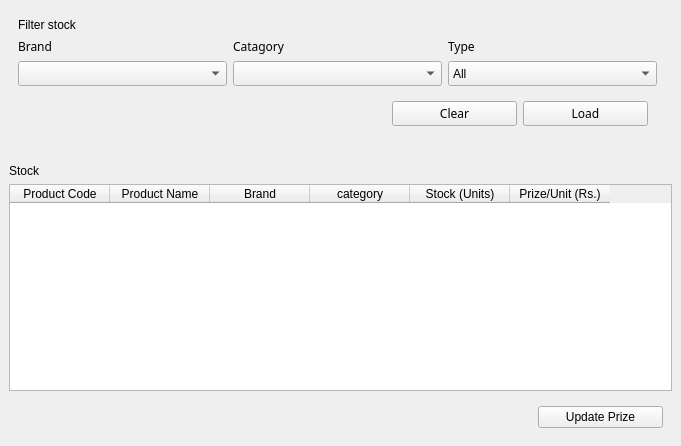
<?xml version="1.0" encoding="UTF-8"?>
<ui version="4.0">
 <class>stock</class>
 <widget class="QWidget" name="stock">
  <property name="geometry">
   <rect>
    <x>0</x>
    <y>0</y>
    <width>681</width>
    <height>446</height>
   </rect>
  </property>
  <property name="windowTitle">
   <string>Form</string>
  </property>
  <property name="type" stdset="0">
   <string>main</string>
  </property>
  <layout class="QGridLayout" name="gridLayout">
   <property name="leftMargin">
    <number>0</number>
   </property>
   <property name="topMargin">
    <number>0</number>
   </property>
   <property name="rightMargin">
    <number>0</number>
   </property>
   <property name="bottomMargin">
    <number>0</number>
   </property>
   <property name="spacing">
    <number>2</number>
   </property>
   <item row="5" column="0">
    <widget class="QFrame" name="frame_5">
     <property name="type" stdset="0">
      <string>mainframe</string>
     </property>
     <layout class="QGridLayout" name="gridLayout_4">
      <item row="1" column="0">
       <widget class="QTableWidget" name="tableStock">
        <property name="enabled">
         <bool>true</bool>
        </property>
        <property name="sizePolicy">
         <sizepolicy hsizetype="Ignored" vsizetype="Expanding">
          <horstretch>0</horstretch>
          <verstretch>0</verstretch>
         </sizepolicy>
        </property>
        <property name="maximumSize">
         <size>
          <width>800</width>
          <height>16777215</height>
         </size>
        </property>
        <property name="selectionMode">
         <enum>QAbstractItemView::SingleSelection</enum>
        </property>
        <property name="selectionBehavior">
         <enum>QAbstractItemView::SelectRows</enum>
        </property>
        <attribute name="verticalHeaderVisible">
         <bool>false</bool>
        </attribute>
        <column>
         <property name="text">
          <string>Product Code</string>
         </property>
        </column>
        <column>
         <property name="text">
          <string>Product Name</string>
         </property>
        </column>
        <column>
         <property name="text">
          <string>Brand</string>
         </property>
        </column>
        <column>
         <property name="text">
          <string>category</string>
         </property>
        </column>
        <column>
         <property name="text">
          <string>Stock (Units)</string>
         </property>
        </column>
        <column>
         <property name="text">
          <string>Prize/Unit (Rs.)</string>
         </property>
        </column>
       </widget>
      </item>
      <item row="0" column="0">
       <widget class="QLabel" name="label_5">
        <property name="text">
         <string>Stock</string>
        </property>
        <property name="type" stdset="0">
         <string>heading</string>
        </property>
       </widget>
      </item>
      <item row="2" column="0" alignment="Qt::AlignRight">
       <widget class="QFrame" name="frame_6">
        <layout class="QHBoxLayout" name="horizontalLayout_4">
         <item>
          <widget class="QPushButton" name="buttonUpdatePrize">
           <property name="minimumSize">
            <size>
             <width>125</width>
             <height>0</height>
            </size>
           </property>
           <property name="maximumSize">
            <size>
             <width>125</width>
             <height>16777215</height>
            </size>
           </property>
           <property name="cursor">
            <cursorShape>PointingHandCursor</cursorShape>
           </property>
           <property name="text">
            <string>Update Prize</string>
           </property>
          </widget>
         </item>
        </layout>
       </widget>
      </item>
     </layout>
    </widget>
   </item>
   <item row="0" column="0">
    <widget class="QFrame" name="frame_3">
     <property name="type" stdset="0">
      <string>mainframe</string>
     </property>
     <layout class="QHBoxLayout" name="horizontalLayout_2">
      <item>
       <widget class="QFrame" name="frame">
        <property name="sizePolicy">
         <sizepolicy hsizetype="MinimumExpanding" vsizetype="Preferred">
          <horstretch>0</horstretch>
          <verstretch>0</verstretch>
         </sizepolicy>
        </property>
        <property name="maximumSize">
         <size>
          <width>925</width>
          <height>16777215</height>
         </size>
        </property>
        <layout class="QGridLayout" name="gridLayout_2">
         <item row="3" column="1" colspan="2" alignment="Qt::AlignRight">
          <widget class="QFrame" name="frame_2">
           <property name="styleSheet">
            <string notr="true"/>
           </property>
           <layout class="QHBoxLayout" name="horizontalLayout">
            <item>
             <widget class="QPushButton" name="buttonClear">
              <property name="minimumSize">
               <size>
                <width>125</width>
                <height>0</height>
               </size>
              </property>
              <property name="maximumSize">
               <size>
                <width>125</width>
                <height>16777215</height>
               </size>
              </property>
              <property name="font">
               <font>
                <family>Centular</family>
                <weight>50</weight>
                <italic>false</italic>
                <bold>false</bold>
               </font>
              </property>
              <property name="cursor">
               <cursorShape>PointingHandCursor</cursorShape>
              </property>
              <property name="text">
               <string>Clear</string>
              </property>
              <property name="iconSize">
               <size>
                <width>16</width>
                <height>16</height>
               </size>
              </property>
             </widget>
            </item>
            <item>
             <widget class="QPushButton" name="buttonLoad">
              <property name="minimumSize">
               <size>
                <width>125</width>
                <height>0</height>
               </size>
              </property>
              <property name="maximumSize">
               <size>
                <width>125</width>
                <height>16777215</height>
               </size>
              </property>
              <property name="font">
               <font>
                <family>Centular</family>
                <weight>50</weight>
                <italic>false</italic>
                <bold>false</bold>
               </font>
              </property>
              <property name="cursor">
               <cursorShape>PointingHandCursor</cursorShape>
              </property>
              <property name="text">
               <string>Load</string>
              </property>
             </widget>
            </item>
           </layout>
          </widget>
         </item>
         <item row="2" column="1">
          <widget class="QComboBox" name="fieldCategory">
           <property name="minimumSize">
            <size>
             <width>125</width>
             <height>25</height>
            </size>
           </property>
           <property name="maximumSize">
            <size>
             <width>300</width>
             <height>25</height>
            </size>
           </property>
          </widget>
         </item>
         <item row="0" column="0" colspan="3">
          <widget class="QLabel" name="label">
           <property name="text">
            <string>Filter stock</string>
           </property>
           <property name="type" stdset="0">
            <string>heading</string>
           </property>
          </widget>
         </item>
         <item row="2" column="2">
          <widget class="QComboBox" name="fieldType">
           <property name="minimumSize">
            <size>
             <width>125</width>
             <height>25</height>
            </size>
           </property>
           <property name="maximumSize">
            <size>
             <width>300</width>
             <height>25</height>
            </size>
           </property>
           <property name="styleSheet">
            <string notr="true"/>
           </property>
           <item>
            <property name="text">
             <string>All</string>
            </property>
           </item>
           <item>
            <property name="text">
             <string>In Stock</string>
            </property>
           </item>
           <item>
            <property name="text">
             <string>Out Of Stock</string>
            </property>
           </item>
          </widget>
         </item>
         <item row="1" column="1">
          <widget class="QLabel" name="label_4">
           <property name="maximumSize">
            <size>
             <width>16777215</width>
             <height>25</height>
            </size>
           </property>
           <property name="font">
            <font>
             <family>Centular</family>
             <weight>50</weight>
             <italic>false</italic>
             <bold>false</bold>
            </font>
           </property>
           <property name="text">
            <string>Catagory</string>
           </property>
          </widget>
         </item>
         <item row="2" column="0">
          <widget class="QComboBox" name="fieldBrand">
           <property name="minimumSize">
            <size>
             <width>125</width>
             <height>25</height>
            </size>
           </property>
           <property name="maximumSize">
            <size>
             <width>300</width>
             <height>25</height>
            </size>
           </property>
           <property name="baseSize">
            <size>
             <width>300</width>
             <height>25</height>
            </size>
           </property>
           <property name="styleSheet">
            <string notr="true"/>
           </property>
          </widget>
         </item>
         <item row="1" column="0">
          <widget class="QLabel" name="label_3">
           <property name="font">
            <font>
             <family>Centular</family>
             <weight>50</weight>
             <italic>false</italic>
             <bold>false</bold>
            </font>
           </property>
           <property name="text">
            <string>Brand</string>
           </property>
          </widget>
         </item>
         <item row="1" column="2">
          <widget class="QLabel" name="label_2">
           <property name="font">
            <font>
             <family>Centular</family>
             <weight>50</weight>
             <italic>false</italic>
             <bold>false</bold>
            </font>
           </property>
           <property name="text">
            <string>Type</string>
           </property>
          </widget>
         </item>
        </layout>
       </widget>
      </item>
      <item>
       <widget class="QFrame" name="frame_4"/>
      </item>
     </layout>
    </widget>
   </item>
  </layout>
 </widget>
 <resources/>
 <connections/>
</ui>
